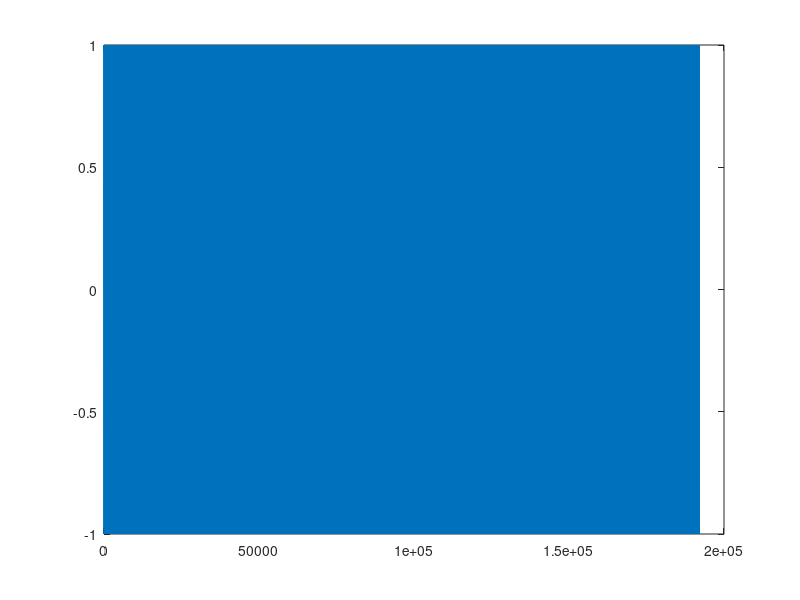

MATLAB code for this plot:
% phaseSynth.m

% How to synthesize a sine wave from instantaneous phase

clc;clear;

Fs = 48000;

phase = 0;

f = 1000; % Hertz

angleChange = f * (1/Fs) * 2*pi; % radians of rotation per 1 sample

lenSec = 4;

N = lenSec * Fs;

%y = zeros(1,Fs);

for n = 1:N
    
    y(n,1) = sin(phase);
    
    phase = phase + angleChange;
    
    if (phase > 2*pi)
        
        phase = phase - (2*pi);
        
    end
end

figure();
plot(y);
sound(y,Fs);
